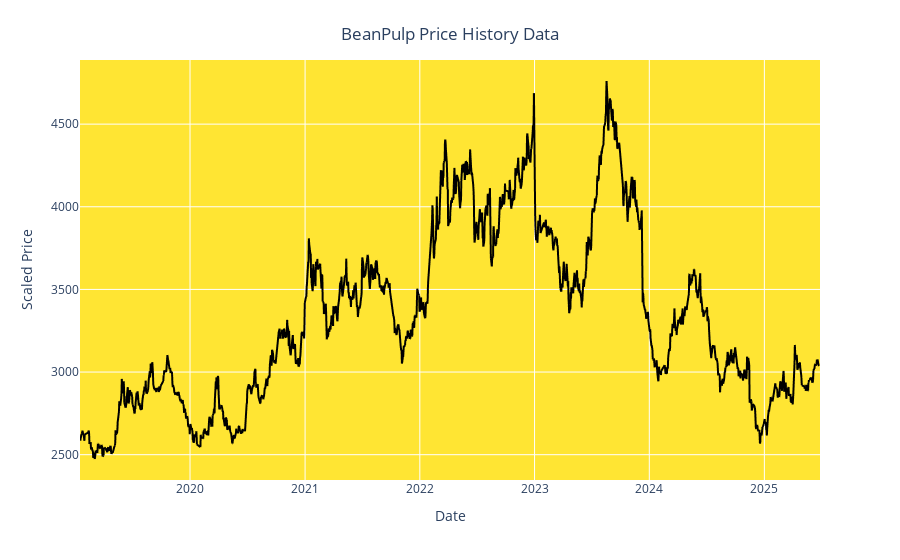

The notebook cell this image was saved under:
### Markdown cell above
## Option A: Use Your Own Data (Recommended)
Load your data here (ensure a DateTime index for time series).

### Code cell
df = pd.read_excel('C:/Users/Aislay/bootcamp_Ziyi_Yang/homework/stage10b_modeling-time-series-and-classification/data/raw/soybean_meal_2019-2025.xlsx')
df.head()
df.shape
df.info()
df.describe()
df['Date'] = pd.to_datetime(df['Date'])
df.sort_values(by='Date', ascending=True, inplace=True)
df.reset_index(drop=True, inplace=True)
NumCols = df.columns.drop(['Date'])
df[NumCols] = df[NumCols].astype('float64')
df.head()
df.duplicated().sum()
df.isnull().sum().sum()
fig = px.line(y=df.Close, x=df.Date)
fig.update_traces(line_color='black')
fig.update_layout(xaxis_title="Date",
yaxis_title="Scaled Price",
title={'text': "BeanPulp Price History Data", 'y':0.95, 'x':0.5, 'xanchor':'center', 'yanchor':'top'},
plot_bgcolor='rgba(255,223,0,0.8)')

### Figure 1 — Plotly figure (JSON) as saved in the notebook; plotly's stock layout.template omitted (floating-point values rounded to 4 significant figures; data arrays with more than 128 entries replaced by an {"elided": "..."} marker saying what was removed)
{"data": [{"hovertemplate": "x=%{x}<br>y=%{y}<extra></extra>", "legendgroup": "", "line": {"color": "black", "dash": "solid"}, "marker": {"symbol": "circle"}, "mode": "lines", "name": "", "showlegend": false, "type": "scattergl", "x": {"elided": "1561 str values"}, "xaxis": "x", "y": {"elided": "1561 float values"}, "yaxis": "y"}], "layout": {"legend": {"tracegroupgap": 0}, "margin": {"t": 60}, "plot_bgcolor": "rgba(255,223,0,0.8)", "title": {"text": "BeanPulp Price History Data", "x": 0.5, "xanchor": "center", "y": 0.95, "yanchor": "top"}, "xaxis": {"anchor": "y", "domain": [0, 1], "title": {"text": "Date"}}, "yaxis": {"anchor": "x", "domain": [0, 1], "title": {"text": "Scaled Price"}}}}
